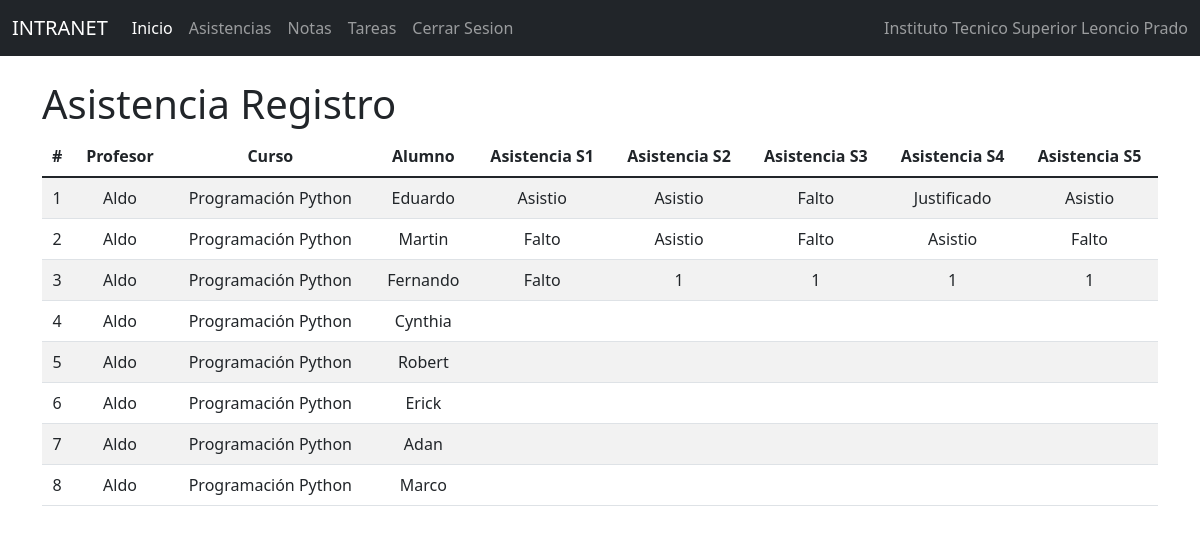
/indlisasisprof/, run on the app's committed database.
### Notas/models.py (models this page shows, shortened)
class Notas(models.Model):
    id=models.IntegerField(primary_key=True)
    profesor = models.ForeignKey(Profesor, null=True,blank=True,on_delete=models.CASCADE)
    curso = models.ForeignKey(Curso, null=True,blank=True,on_delete=models.CASCADE)
    alumno = models.OneToOneField(to='Estudiante', to_field='id', null=True, blank=True, on_delete=models.CASCADE)
    sesion1_nt = models.IntegerField()
    sesion1_asis=models.CharField(max_length=50)
    tarea1_info = models.ForeignKey(Tarea1, null=True,blank=True,on_delete=models.CASCADE)
    soltarea1 = models.CharField(max_length=1000)
    notatarea1 = models.IntegerField()
    sesion2_nt = models.IntegerField()
    sesion2_asis=models.CharField(max_length=50)
    tarea2_info = models.ForeignKey(Tarea2, null=True,blank=True,on_delete=models.CASCADE)
    soltarea2 = models.CharField(max_length=1000)
    notatarea2 = models.IntegerField()
    sesion3_nt = models.IntegerField()
    sesion3_asis=models.CharField(max_length=50)
    tarea3_info = models.ForeignKey(Tarea3, null=True,blank=True,on_delete=models.CASCADE)
    soltarea3 = models.CharField(max_length=1000)
    notatarea3 = models.IntegerField()
    sesion4_nt = models.IntegerField()
    sesion4_asis=models.CharField(max_length=50)
    tarea4_info = models.ForeignKey(Tarea4, null=True,blank=True,on_delete=models.CASCADE)
    soltarea4 = models.CharField(max_length=1000)
    notatarea4 = models.IntegerField()
    sesion5_nt = models.IntegerField()
    sesion5_asis=models.CharField(max_length=50)
    tarea5_info = models.ForeignKey(Tarea5, null=True,blank=True,on_delete=models.CASCADE)
    soltarea5 = models.CharField(max_length=1000)
    notatarea5 = models.IntegerField()

class Profesor(models.Model):
    id=models.IntegerField(primary_key=True)
    nompro=models.CharField(max_length=50)
    apepro=models.CharField(max_length=50)
    dnipro=models.CharField(max_length=50)
    direccionpro=models.CharField(max_length=50)
    distritopro=models.ForeignKey(Distrito, null=True,blank=True,on_delete=models.CASCADE)
    emailpro=models.EmailField()
    estpro=models.IntegerField()
    usuario=models.OneToOneField(to='Usuario', to_field='id', null=True, blank=True, on_delete=models.CASCADE)

class Curso(models.Model):
    id=models.IntegerField(primary_key=True)
    nomcur=models.CharField(max_length=30)
    creditos=models.IntegerField()
    estcur=models.IntegerField()

class Estudiante(models.Model):
    id=models.IntegerField(primary_key=True)
    nomest=models.CharField(max_length=50)
    apeest=models.CharField(max_length=50)
    dniest=models.CharField(max_length=8)
    direccion=models.CharField(max_length=50)
    emailest=models.EmailField()
    estest=models.IntegerField()
    usuario=models.OneToOneField(to='Usuario', to_field='id', null=True, blank=True, on_delete=models.CASCADE)
    carrera=models.ForeignKey(Carrera, null=True, blank=True, on_delete=models.CASCADE)
    distrito=models.ForeignKey(Distrito, null=True, blank=True, on_delete=models.CASCADE)

### Notas/views.py (the view)
# urls.py: path('indlisasisprof/', indlisasisprof),
def indlisasisprof (request):
    notas = Notas.objects.all()
    carrera = Carrera.objects.all()
    curso = Curso.objects.all()
    profesor = Profesor.objects.all()
    return render(request, 'PROCESOS/Listados/listasiprof.html', {"notas": notas, "carrera":carrera,
    "curso":curso, "profesor":profesor})

### Notas/Templates/PROCESOS/Listados/listasiprof.html (shortened to what this page needs)
{% extends "../../basepro.html" %}
{% block body %}
<div class="row">
    <div class="col-sm-12 col-md-12 col-lg-12 col-xl-12 ">
        <div class="table-responsive">
            <h1>Asistencia Registro</h1>
            <table class="table table-striped" >
                <thead>
                    <tr>
                        <th>#</th>
                        <th>Profesor</th>
                        <th>Curso</th>
                        <th>Alumno</th>
                        <th>Asistencia S1 </th>
                        <th>Asistencia S2 </th>
                        <th>Asistencia S3 </th>
                        <th>Asistencia S4 </th>
                        <th>Asistencia S5 </th>
                    </tr>
                </thead>
                <tbody>
                    {% for c in notas %}
                    <tr>
                        <td>{{forloop.counter}}</td>
                        <td>{{c.profesor.nompro}}</td>
                        <td>{{c.curso.nomcur}}</td>
                        <td>{{c.alumno.nomest}}</td>
                        <td>{{c.sesion1_asis}}</td>
                        <td>{{c.sesion2_asis}}</td>
                        <td>{{c.sesion3_asis}}</td>
                        <td>{{c.sesion4_asis}}</td>
                        <td>{{c.sesion5_asis}}</td>
                    </tr>
                    {% endfor %}
                </tbody>
            </table>
        </div>
    </div>
</div>
{% endblock %}

### Notas/static/css/gestiontipusu.css (style rules this page uses)
th, td { text-align: center; vertical-align: middle; }

### data on the page
Notas: profesor.nompro "Aldo", curso.nomcur "Programación Python", alumno.nomest "Eduardo", sesion1_asis "Asistio", sesion2_asis "Asistio", sesion3_asis "Falto", sesion4_asis "Justificado", sesion5_asis "Asistio"
Notas: profesor.nompro "Aldo", curso.nomcur "Programación Python", alumno.nomest "Martin", sesion1_asis "Falto", sesion2_asis "Asistio", sesion3_asis "Falto", sesion4_asis "Asistio", sesion5_asis "Falto"
Notas: profesor.nompro "Aldo", curso.nomcur "Programación Python", alumno.nomest "Fernando", sesion1_asis "Falto", sesion2_asis "1", sesion3_asis "1", sesion4_asis "1", sesion5_asis "1"
Notas: profesor.nompro "Aldo", curso.nomcur "Programación Python", alumno.nomest "Cynthia"
Notas: profesor.nompro "Aldo", curso.nomcur "Programación Python", alumno.nomest "Robert"
Notas: profesor.nompro "Aldo", curso.nomcur "Programación Python", alumno.nomest "Erick"
Notas: profesor.nompro "Aldo", curso.nomcur "Programación Python", alumno.nomest "Adan"
Notas: profesor.nompro "Aldo", curso.nomcur "Programación Python", alumno.nomest "Marco"
